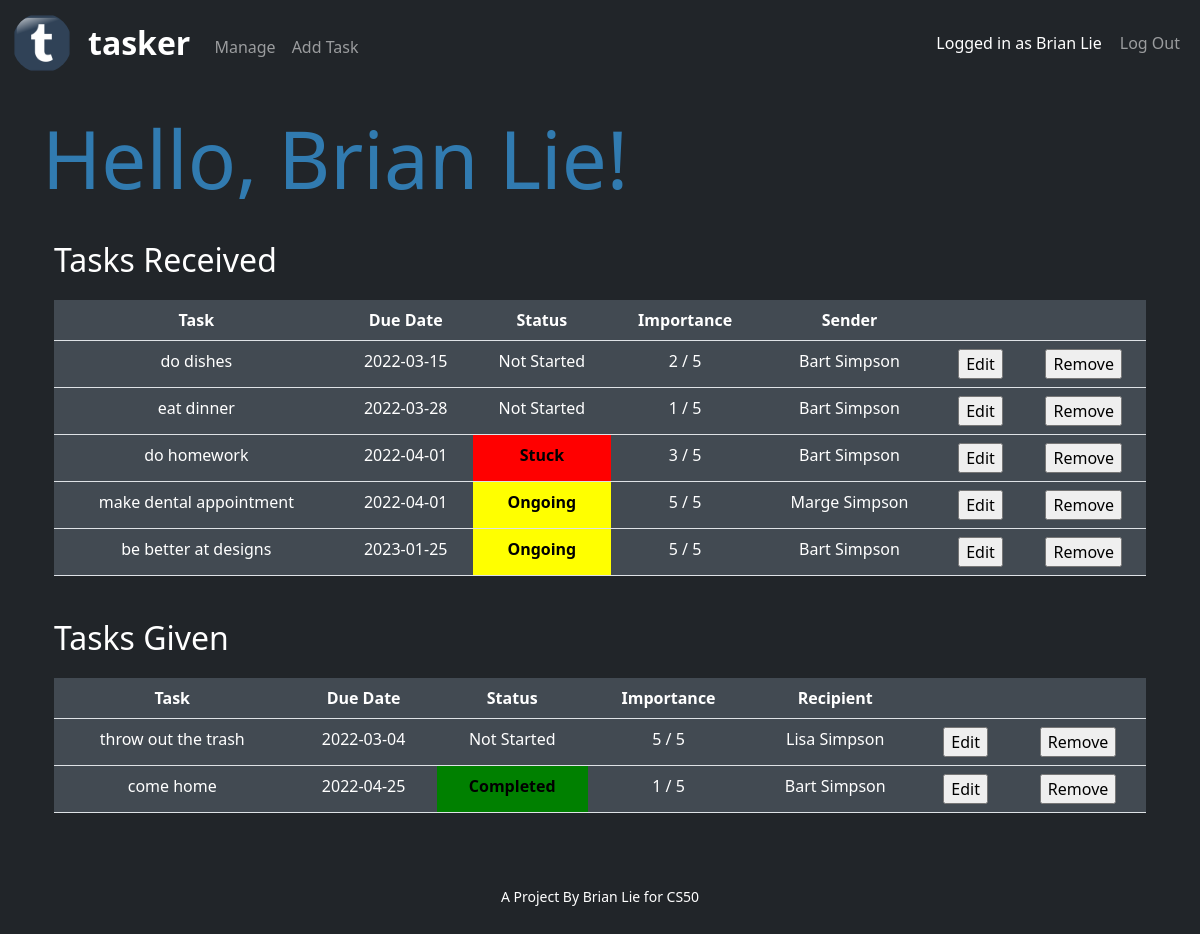
The page / (signed in) on the database its author committed.
### tables this page shows
CREATE TABLE 'users' ('user_id' INTEGER PRIMARY KEY AUTOINCREMENT NOT NULL, 'username' TEXT, 'password' TEXT,'name' TEXT);

CREATE TABLE 'tasks' ('id' INTEGER PRIMARY KEY AUTOINCREMENT NOT NULL, 'task' TEXT NOT NULL,'due' TEXT NOT NULL, 'status' TEXT NOT NULL, 'importance' INTEGER NOT NULL,'recipient' TEXT NOT NULL,'sender' TEXT NOT NULL);

### app.py (the view)
@app.route("/", methods=["GET", "POST"])
@login_required
def home():
    if request.method == "POST":
        return render_template("home.html")
    else:
        name = db.execute("SELECT name FROM users WHERE user_id = ?", session["user_id"])[0]["name"]
        tasks = db.execute("SELECT * FROM tasks WHERE recipient = ? ORDER BY due ASC", name)
        tasks_given = db.execute("SELECT * FROM tasks WHERE sender = ? ORDER BY due ASC", name)
        return render_template('home.html', name=name, tasks=tasks, tasks_given=tasks_given)

### app.py (called while the page is built)
def login_required(f):
    @wraps(f)
    def decorated_function(*args, **kwargs):
        if session.get("user_id") is None:
            return redirect("/login")
        return f(*args, **kwargs)
    return decorated_function

### templates/home.html (shortened to what this page needs)
{% extends "layout.html" %}
{% block main %}
    <div class="container" style="height:100vh">
        <div class="row">
            <h1 class="text"><span style="font-size:200%; color:#317bb0; float:left">Hello, {{name}}!</span></h1>
        </div>
        <div class="container">
            <p class="text"><span style="font-size:200%">Tasks Received</span></p>
            <table class="table">
                <tr>
                    <th>Task</th>
                    <th>Due Date</th>
                    <th>Status</th>
                    <th>Importance</th>
                    <th>Sender</th>
                    <th></th>
                    <th></th>
                </tr>
                {% for tasks in tasks %}
                <tr>
                    <td>{{ tasks.task }}</td>
                    <td>{{ tasks.due }}</td>
                    {% if tasks.status == "Ongoing" %}
                    <td style="background-color:yellow" class="status">{{ tasks.status }}</td>
                    {% elif tasks.status == "Stuck" %}
                    <td style="background-color:red" class="status">{{ tasks.status }}</td>
                    {% elif tasks.status == "Completed" %}
                    <td style="background-color:Green" class="status">{{ tasks.status }}</td>
                    {% else %}
                    <td>{{ tasks.status }}</td>
                    {% endif %}
                    <td>{{ tasks.importance }} / 5</td>
                    <td>{{ tasks.sender }}</td>
                    <td>
                        <form method="POST" action="/edit">
                            <input type="submit" value="Edit">
                        </form>
                    </td>
                    <td>
                        <form method="POST" action="/remove">
                            <input type="submit" value="Remove">
                        </form>
                    </td>
                </tr>
                {% endfor %}
            </table>
        </div>
        <div class="container">
            <p class="text"><span style="font-size:200%; text-align:left">Tasks Given</span></p>
            <table class="table">
                <tr>
                    <th>Task</th>
                    <th>Due Date</th>
                    <th>Status</th>
                    <th>Importance</th>
                    <th>Recipient</th>
                    <th></th>
                    <th></th>
                </tr>
                {% for tasks in tasks_given %}
                <tr>
                    <td>{{ tasks.task }}</td>
                    <td>{{ tasks.due }}</td>
                    {% if tasks.status == "Ongoing" %}
                    <td style="background-color:yellow" class="status">{{ tasks.status }}</td>
                    {% elif tasks.status == "Stuck" %}
                    <td style="background-color:red" class="status">{{ tasks.status }}</td>
                    {% elif tasks.status == "Completed" %}
                    <td style="background-color:Green" class="status">{{ tasks.status }}</td>
                    {% else %}
                    <td>{{ tasks.status }}</td>
                    {% endif %}
                    <td>{{ tasks.importance }} / 5</td>
                    <td>{{ tasks.recipient }}</td>
                    <td>
                        <form method="POST" action="/edit">
                            <input type="submit" value="Edit">
                        </form>
                    </td>
                    <td>
                        <form method="POST" action="/remove">
                            <input type="submit" value="Remove">
                        </form>
                    </td>
                </tr>
                {% endfor %}
            </table>
        </div>
    </div>
{% endblock %}

### templates/layout.html (shortened to what this page needs)
<!DOCTYPE html>
<html lang="en">
    <head>
        <link href="https://cdn.jsdelivr.net/npm/bootstrap@5.1.3/dist/css/bootstrap.min.css" rel="stylesheet">
        <link href="/static/styles.css" rel="stylesheet">
    </head>
    <body id="body">
        <nav class="navbar navbar-dark bg-dark navbar-expand-lg">
            <div class="container-fluid">
                <a class="navbar-brand" href="/">
                    <img src="/static/logo.png" alt="tasker Logo" style="width:60px;" class="rounded-pill">
                </a>
                <a class="navbar-brand " href="/" style="font-weight:bold; font-size:200%"> <span>tasker</span> </a>
                <div class="collapse navbar-collapse" id="navbarTogglerDemo01">
                        {% if session["user_id"] %}
                        <ul class="navbar-nav me-auto mt-2">
                            <li class="nav-item"><a class="nav-link" href="/manage">Manage</a></li>
                            <li class="nav-item"><a class="nav-link" href="/edit">Add Task</a></li>
                        </ul>
                        <ul class="navbar-nav mt-2">
                            <p class="nav-item mt-2"><span style="color:white; padding-right:10px">Logged in as {{ name }}</span></p>
                            <li class="nav-item"><a class="nav-link" href="/logout">Log Out</a></li>
                        </ul>
                        {% endif %}
                </div>
            </div>
        </nav>
        <main class="container-fluid text-center">
            {% block main %}{% endblock %}
        </main>
    </body>
    <footer class="mb-5 small text-center text-muted">
        <span style="color: white">A Project By Brian Lie for CS50</span>
    </footer>

### static/styles.css (style rules this page uses)
body { background-color: #212529; }

### templates/home.html (style rules this page uses)
.table { background-color:#424a52; color:white; }
.container { padding-top:2%; }
.text { float:left; color:white; }
th { cursor:pointer; }
.status { font-weight:bold; color:black; }

### rows shown on the page
users: name "Brian Lie"
tasks: task "do dishes", due "2022-03-15", status "Not Started", importance "2", sender "Bart Simpson"
tasks: task "eat dinner", due "2022-03-28", status "Not Started", importance "1", sender "Bart Simpson"
tasks: task "do homework", due "2022-04-01", status "Stuck", importance "3", sender "Bart Simpson"
tasks: task "make dental appointment", due "2022-04-01", status "Ongoing", importance "5", sender "Marge Simpson"
tasks: task "be better at designs", due "2023-01-25", status "Ongoing", importance "5", sender "Bart Simpson"
tasks: task "throw out the trash", due "2022-03-04", status "Not Started", importance "5", recipient "Lisa Simpson"
tasks: task "come home", due "2022-04-25", status "Completed", importance "1", recipient "Bart Simpson"
